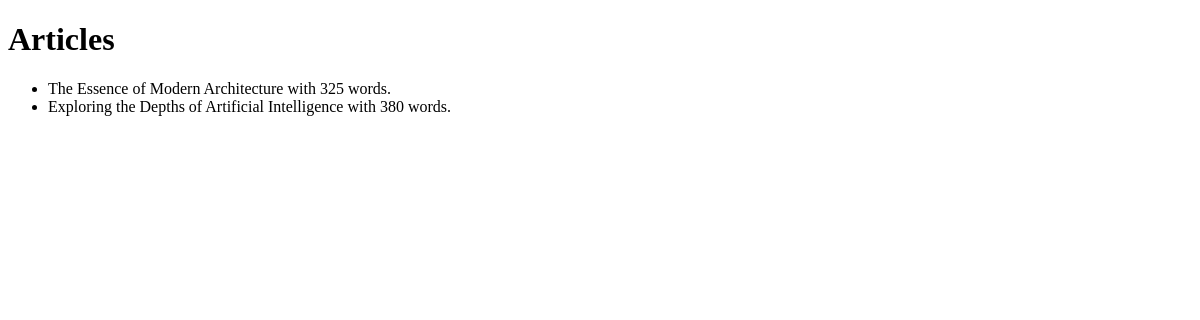
/, run on an earlier commit of the app's database.
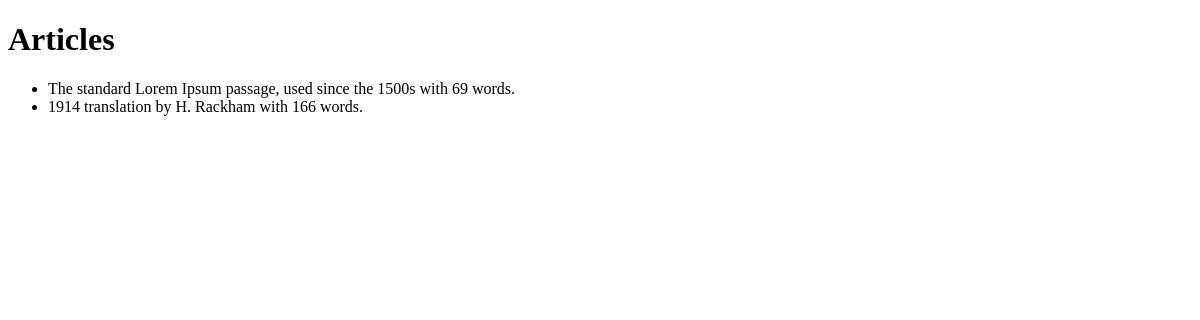
And on a later commit of the database.
### app/models.py (models this page shows)
class Article(models.Model):
    title = models.CharField(max_length=100)
    content = models.TextField(blank=True, default="")
    word_count = models.IntegerField()
    twitter_post = models.TextField(blank=True, default="")
    status = models.CharField(max_length=20, choices=ARTICLE_STATUS, default="draft")
    created_at = models.DateTimeField(auto_now_add=True)
    updated_at = models.DateTimeField(auto_now=True)

### app/views.py (the view)
# urls.py: path("", ArticleListView.as_view(), name="home"),
class ArticleListView(ListView):
    template_name = "app/home.html"
    model = Article
    context_object_name = "articles"

### templates/app/home.html (shortened to what this page needs)
<!DOCTYPE html>
<html lang="en">
<head>
</head>
<body>
  <h1>Articles</h1>
  <ul>
    {% for article in articles %}
      <li>{{ article.title }} with {{ article.word_count }} words.</li>
    {% endfor %}
  </ul>
</body>
</html>

What changed in the data, as far as the page shows it:
removed Article: title "The Essence of Modern Architecture", word_count "325"
removed Article: title "Exploring the Depths of Artificial Intelligence", word_count "380"
added Article: title "The standard Lorem Ipsum passage, used since the 1500s", word_count "69"
added Article: title "1914 translation by H. Rackham", word_count "166"
